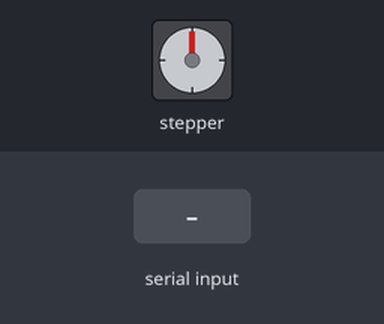
This sketch was run on a simulated Arduino Uno, built with avr-gcc and run on an emulated ATmega328P. Parts: stepper motor. Inputs (shaded band) come from the test bench. Stepper angles assume 100 steps per turn; what the sketch prints to the serial monitor is not drawn.

Above: at 1.2 s.
1.3 s: "90,45\n" received over Serial
At 2.9 s:
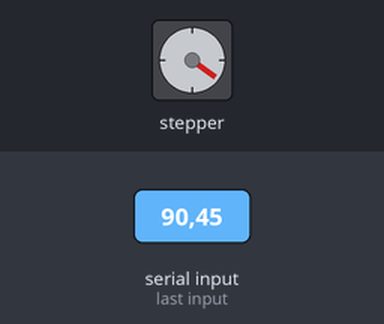
3.2 s: "30,150\n" received over Serial
At 4.3 s:
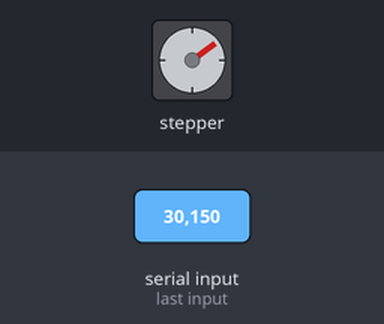
5.2 s: "5\n" received over Serial
At 5.6 s:
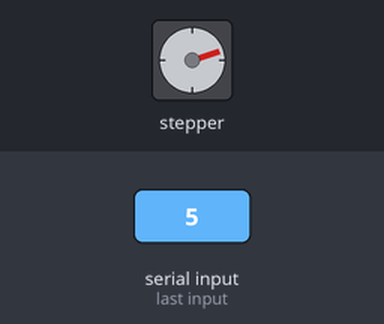
6.7 s: "200\n" received over Serial
At 6.85 s:
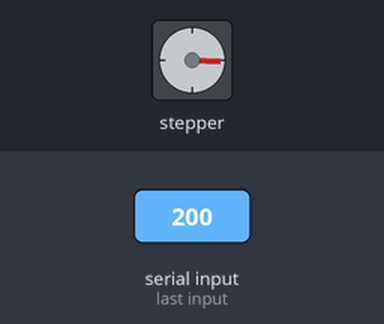
8.8 s: "90,45\n" received over Serial
At 9.9 s:
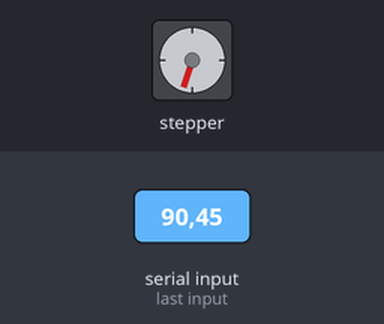
10.7 s: "90\n" received over Serial
At 12.0 s:
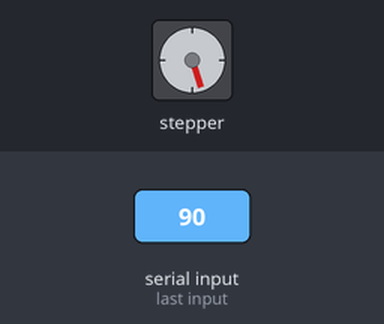
Timing chart, 0 to 13.4 s (numbered marks = the images above; inputs shaded):
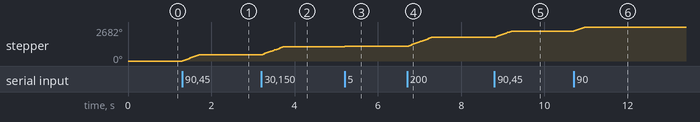

Measured:
- after the input at 1.3 s, stepper: turns 486° clockwise in 0.40 s, starting at once
- after the input at 3.2 s, stepper: turns 648° clockwise in 0.53 s, starting at once
- after the input at 5.2 s, stepper: turns 18° clockwise, starting at once
- after the input at 6.7 s, stepper: turns 720° clockwise in 0.60 s, starting at once
- after the input at 8.8 s, stepper: turns 486° clockwise in 0.40 s, starting at once
- after the input at 10.7 s, stepper: turns 324° clockwise in 0.25 s, starting at once

The sketch:

netstepper.ino
```cpp
#include <Stepper.h>
#define STEPS  100

int incomingByte = 0;   // for incoming serial data
Stepper small_stepper(STEPS, 8, 10, 9, 11);

void setup() {
        Serial.begin(9600);     // opens serial port, sets data rate to 9600 bps
}

void loop() {

        // send data only when you receive data:
        if (Serial.available() > 0) {
                // read the incoming byte:
                // incomingByte = Serial.read();

                // say what you got:
                Serial.print("STEPS TO MOVE: ");
                incomingByte = Serial.parseInt();
                Serial.println(incomingByte, DEC);
                small_stepper.setSpeed(200);
                small_stepper.step(incomingByte);
        }
}
```
